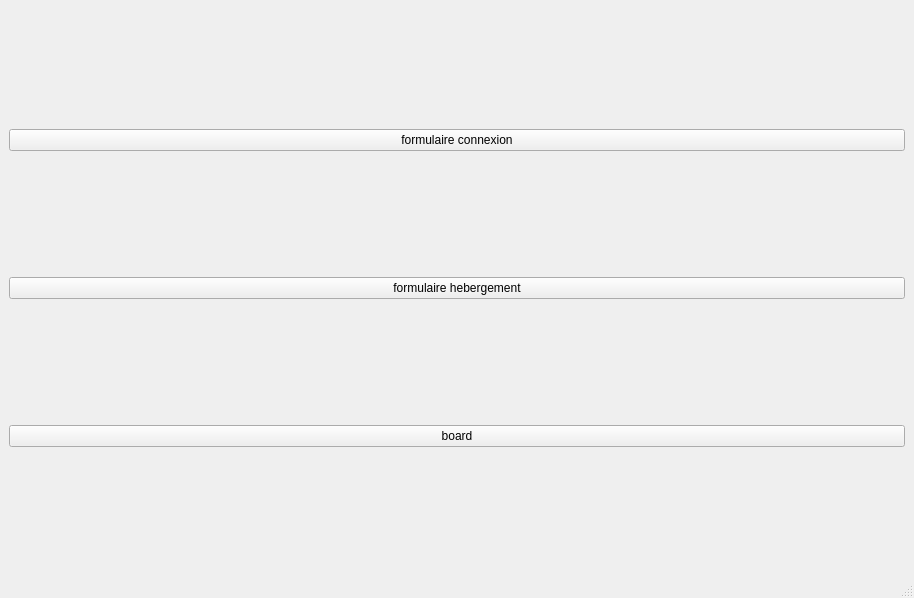
<?xml version="1.0" encoding="UTF-8"?>
<ui version="4.0">
 <class>MainWindow</class>
 <widget class="QMainWindow" name="MainWindow">
  <property name="geometry">
   <rect>
    <x>0</x>
    <y>0</y>
    <width>914</width>
    <height>598</height>
   </rect>
  </property>
  <property name="windowTitle">
   <string>MainWindow</string>
  </property>
  <widget class="QWidget" name="centralwidget">
   <layout class="QVBoxLayout" name="verticalLayout_2">
    <item>
     <widget class="QPushButton" name="pushButton_3">
      <property name="text">
       <string>formulaire connexion</string>
      </property>
     </widget>
    </item>
    <item>
     <widget class="QPushButton" name="pushButton_2">
      <property name="text">
       <string>formulaire hebergement</string>
      </property>
     </widget>
    </item>
    <item>
     <widget class="QPushButton" name="pushButton">
      <property name="text">
       <string>board</string>
      </property>
     </widget>
    </item>
   </layout>
  </widget>
  <widget class="QMenuBar" name="menubar">
   <property name="geometry">
    <rect>
     <x>0</x>
     <y>0</y>
     <width>914</width>
     <height>22</height>
    </rect>
   </property>
  </widget>
  <widget class="QStatusBar" name="statusbar"/>
 </widget>
 <resources/>
 <connections/>
</ui>
